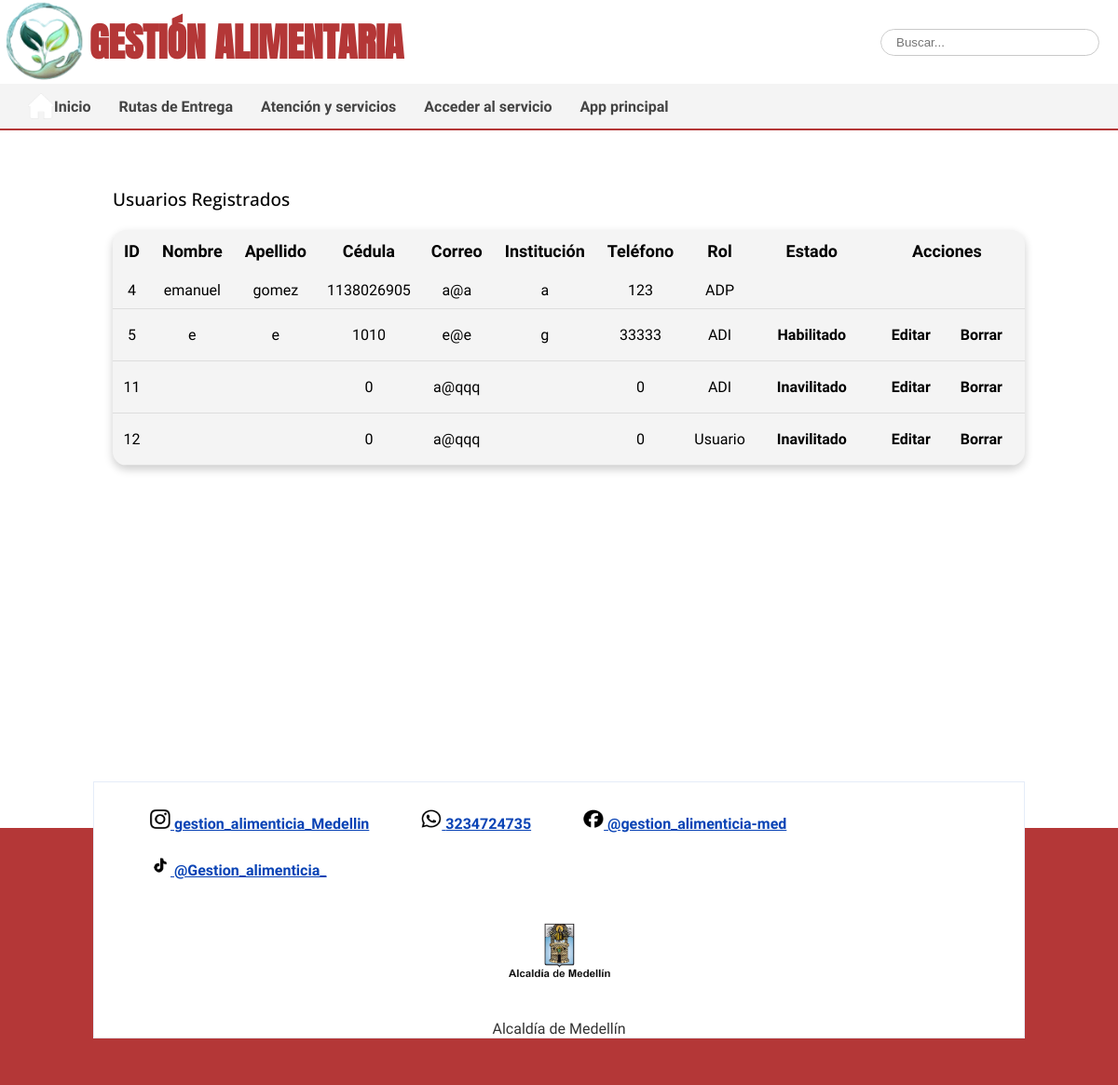
The app's page /html/app/app-admin-cuentas.php (signed in) with its own data.
### tables this page shows
CREATE TABLE `cuentas_usuarios` (
  `id` int(11) NOT NULL,
  `nombre` varchar(70) NOT NULL,
  `apellido` varchar(60) NOT NULL,
  `cedula` int(40) NOT NULL,
  `correo` varchar(100) NOT NULL,
  `institucion` varchar(80) NOT NULL,
  `telefono` int(20) NOT NULL,
  `contrasena` varchar(70) NOT NULL,
  `rol` varchar(20) NOT NULL,
  `activa` int(1) NOT NULL
);

### html/app/app-admin-cuentas.php (the view, shortened to what this page needs)
<?php
    include("../../base_datos/informes/conexion/abrir_conexion.php");
    $usuario=$_SESSION['usuario'];
    $UsurTablaSql="SELECT * FROM cuentas_usuarios WHERE correo= '$usuario'";
    $query=mysqli_query($conexion,$UsurTablaSql);
    $arrayUsur=mysqli_fetch_array($query);
?>
<!DOCTYPE html>
<html lang="es">
<head>
    <link rel="stylesheet" href="../../css/estilo.css">
</head>
<body>
    <header>
    <section class="superior">
        <img src="../../img/icon.png" alt="Logo" class="logo">
        <h1>GESTIÓN ALIMENTARIA</h1>
        <form class="buscador" id="buscadorForm">
            <input type="search" id="busqueda" placeholder="Buscar...">
            <button type="submit"></button>
        </form>
    </section>
    <nav class="nav" id="nav">
        <img src="../../img/casa.png" alt="Inicio" class="casa">
        <ul class="despl-list">
            <li><a href="../../index.php" >Inicio</a></li>
            <li>
                <a href="../rutentrega.php" >
                    Rutas de Entrega
                </a>
            </li>
            <li><a href="../servicioCliente.php">Atención y servicios</a></li>
            <li><a href="../pagina4.php">Acceder al servicio</a></li>
            <li><a href="app.php">App principal</a></li>
        </ul>
    </nav>
</header>
    <main class="app-inst">
<?php
include("../../base_datos/login_php/conexion/abrir_conexion.php");
$consulta = mysqli_query(
    $conexion,
    "SELECT * FROM cuentas_usuarios"
);
?>
<section class="tabla-usuarios">
<h2>Usuarios Registrados</h2>
<table class="tabla-rutas">
<thead>
<tr>
    <th>ID</th>
    <th>Nombre</th>
    <th>Apellido</th>
    <th>Cédula</th>
    <th>Correo</th>
    <th>Institución</th>
    <th>Teléfono</th>
    <th>Rol</th>
    <th>Estado</th>
    <th>Acciones</th>
</tr>
</thead>
<tbody>
<?php while($fila=mysqli_fetch_assoc($consulta)){ ?>
<tr>
    <?php
        if($fila['institucion']==$arrayUsur['institucion'] or $arrayUsur['rol'] == "ADP"){
    ?>
    <td><?php echo $fila['id']; ?></td>
    <td><?php echo $fila['nombre']; ?></td>
    <td><?php echo $fila['apellido']; ?></td>
    <td><?php echo $fila['cedula']; ?></td>
    <td><?php echo $fila['correo']; ?></td>
    <td><?php echo $fila['institucion']; ?></td>
    <td><?php echo $fila['telefono']; ?></td>
    <td><?php echo $fila['rol']; ?></td>
    <td><?php
    if($arrayUsur['correo']!=$fila['correo']){
        if($fila['activa']==0){
            echo '<a href="habilitar.php?id='.$fila['id'].'&type=editar" class="edit">';
            echo 'Inavilitado';
            echo '</a>';
            }else{
                echo'<a href="habilitar.php?id='.$fila['id'].'&type=editar" class="edit">';
        echo 'Habilitado';
        echo '</a>';}}?></td>
    <td>
<?php
if($fila['rol']=="PENDIENTE_ADI" && $arrayUsur['rol']=="ADP"){
    echo '<a href="aprobar_adi.php?id='.$fila['id'].'" class="edit">';
    echo 'Aprobar ADI';
    echo '</a>';
    echo ' ';
    echo '<a href="rechazar_adi.php?id='.$fila['id'].'" class="edit">';
    echo 'Rechazar';
    echo '</a>';
}else{
    if($arrayUsur['correo']!=$fila['correo']){
        echo '<a href="editar_usuario.php?id='.$fila['id'].'&type=editar" class="edit">';
        echo 'Editar';
        echo '</a>';
        echo '<a href="editar_usuario.php?id='.$fila['id'].'&type=borrar" class="edit">';
        echo 'Borrar';
        echo '</a>';
    }
}
?>
</td>
</tr>
<?php } ?>
<?php } ?>
</tbody>
</table>
</section>
</main>
        <footer>
    <div class="footer-inside">
    <ul class="redes">
        <li>
            <a href="https://www.instagram.com/gestion_alimenticia_jorge?utm_source=qr&igsh=ZWJ4ZDU0bTM3bDIy">
            <img src="../../img/redes sociales/lnstagram.png">
            gestion_alimenticia_Medellin
            </a>
        </li>
        <li>
            <a href="https://wa.me/573107398094?text=Hola%20quiero%20más%20información%20sobre%20sus%20servicios" target="_blank">
            <img src="../../img/redes sociales/w.png">
            3234724735
            </a>
        </li>
        <li>
            <a href="https://www.facebook.com/share/1JHe1Jqxjx/">
                <img src="../../img/redes sociales/f.png">
                @gestion_alimenticia-med
            </a>
        </li>
        <li>
            <a href=" https://www.tiktok.com/@gomezyeral2323._?_r=1&_t=ZS-96wEMCMsZ7P">
            <img src="../../img/tito.png">
            @Gestion_alimenticia_
            </a>
        </li>
    </ul>
    <section class="alcaldia">
        <img src="../../img/logo-med.png" alt="Alcaldía de Medellín">
        <p>Alcaldía de Medellín</p>
    </section>
    </div>
    </footer>
</body>
</html>

### css/estilo.css (style rules this page uses)
* { margin:0; padding:0; box-sizing:border-box; }
:root { --h1: 2.625rem; --h2: 2.125rem; --h3: 1.625rem; --h4: 1.375rem; --h5: 1.25rem; --h6: 1rem; --color-visited: #7e7e7e; --color-hover: #4672c8; --color-hover-gray: #4c4c4c; --color-blue-light: #e5ecf8; --color-border-primary: #b5c7e9; --red: #b43737; --blue: #0943b5; --primary: #0943b5; --secondary: #ededed; --dark: #343a40; }
body { background:white; font-family:'Monda',sans-serif; overflow-x: hidden; }
header { background:white; position: sticky; top: 0; z-index: 1000; width:max-content; align-items: center; align-content: center; width: 100%; }
.superior { display:flex; align-items:center; }
.logo { width:8%; z-index: 10000; }
header h1 { font-family:'Anton'; font-size:var(--h1); color:var(--red); }
.buscador { margin-left: auto; display:flex; align-items:self-end; background: var(--texto); border-radius:25px; overflow:hidden; }
.buscador input { padding: 6px 40px 6px 16px; width: 100%; border: 1px solid #C9C9C9; border-radius: 5rem; }
.buscador button { border:none; background:none; color:white; padding:10px; cursor:pointer; }
nav { padding: 0; background: #f4f4f4; border-bottom: solid 2px var(--red); position: relative; display: flex; }
.casa { width:28px; }
.nav { display: flex; align-items: center; height: 50px; padding: 0 30px; box-sizing: border-box; }
.nav ul { display: flex; align-items: center; margin: 0; padding: 0; height: 100%; align-items: center; }
.nav li { display: flex; align-items: center; height: 100%; }
nav a { display: flex; align-items: center; height: 100%; color: #434343; text-decoration: none; font-family: 'Monda', sans-serif; font-weight: 600; width: auto; }
footer { border-top: 100px solid white; margin-top: 3rem; background-color: var(--red) !important; }
.footer-inside { margin-top: -100px; background-color: white; border: 1px solid var(--color-blue-light); }
.redes { flex: 0 0 100%; max-width: 100%; color: #fff; margin: 0; flex-wrap: wrap !important; display: flex; padding-left: 0; margin-bottom: 0; border-radius: 0.25rem; list-style-type: disc; margin-block-start: 1em; margin-block-end: 1em; padding-inline-start: 40px; unicode-bidi: isolate; }
.redes li { border-bottom-left-radius: 0.25rem; border-top-right-radius: 0; border-top-left-radius: inherit; border-top-right-radius: inherit; margin-right: 1rem; padding: 15px 5px; position: relative; display: block; padding: 0.75rem 1.25rem; text-decoration: none; background-color: #fff; }
.redes a { font-family:'Monda'; text-decoration: underline; font-weight: 600; color: var(--primary); background-color: transparent; text-decoration: underline; box-sizing: border-box; }
.alcaldia p { color: black; }
.redes img { width:22px; height:22px; filter: grayscale(100%) brightness(0%); align-content: center; }
.alcaldia { text-align:center; }
.alcaldia img { width:130px; }
.alcaldia p { margin-top:10px; font-family:'Monda'; color:#333; }
@media (min-width: 1200px) { main { padding: 60px 120px; gap: 60px; } }
@media (min-width: 1200px) { footer { padding: 50px 100px; gap: 40px; } }
@media (min-width: 1200px) { nav { padding: 15px 35px; } }
@media (min-width: 1200px) { nav ul { gap: 30px; } }
.despl-list { align-items: center; }
main { min-height: 75vh; background: var(--fondo); margin: 1px; align-items: start; display: flex; flex-direction: column; overflow-x:hidden; }
main h2 { font-family: "open sans", Arial, sans-serif; font-size: 19px; font-weight: 500; text-align: center; text-align:justify; color: #222; text-decoration: none; color: var(--texto); margin-top: 0; margin-bottom: 15px; }
main { width:100%; display:flex; flex-direction:column; align-items:center; }
.tabla-rutas td:last-child { white-space: nowrap; text-align: center; }
.tabla-rutas { width: 100%; margin-top: 20px; border-collapse: collapse; background: #f4f4f4; border-radius: 15px; overflow: hidden; box-shadow: 0 4px 10px rgba(0,0,0,.2); }
.tabla-rutas th { background: var(--footer); color: var(--fondo); padding: 12px; font-size: 18px; }
.tabla-rutas td { padding: 10px; text-align: center; border-bottom: 1px solid #ddd; }
.edit { display: inline-block; background: var(--color-resaltar2); color: var(--texto); text-decoration: none; border-radius: 2px; font-weight: bold; border:transparent; padding: 8px 14px; }
.app-inst { display: flex; flex-direction: row; align-items: self-start; }

### records on screen
cuentas_usuarios: id "4", nombre "emanuel", apellido "gomez", cedula "1138026905", correo "a@a", institucion "a", telefono "123", rol "ADP"
cuentas_usuarios: id "5", nombre "e", apellido "e", cedula "1010", correo "e@e", institucion "g", telefono "33333", rol "ADI"
cuentas_usuarios: id "11", cedula "0", correo "a@qqq", telefono "0", rol "ADI"
cuentas_usuarios: id "12", cedula "0", correo "a@qqq", telefono "0", rol "Usuario"
